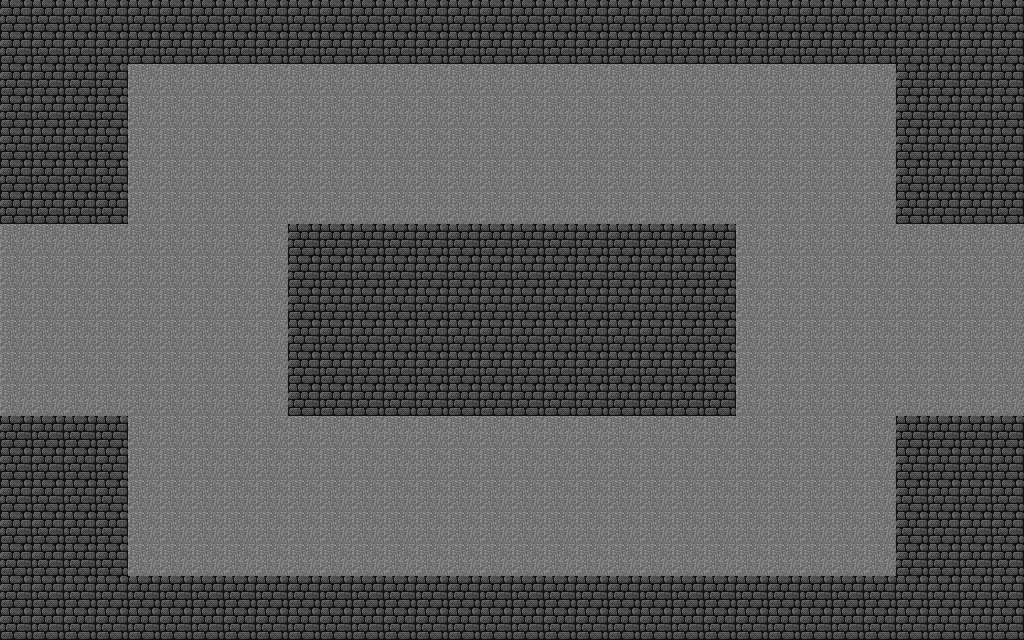

This is a level from a 2D game, rendered from its Tiled map with the project's own tilesets. A one-line summary and the complete map file follow:
An orthogonal 32x20 tile map with 32x32 px tiles, 1 tile layer (Tiles) and 7 objects.

<map version="1.0" orientation="orthogonal" renderorder="right-down" width="32" height="20" tilewidth="32" tileheight="32" nextobjectid="12">
 <tileset firstgid="1" name="tileset" tilewidth="32" tileheight="32" tilecount="117" columns="9">
  <image source="tileset.gif" width="288" height="416" />
 </tileset>
 <layer name="Tiles" width="32" height="20">
  <data encoding="csv">
95,95,95,95,95,95,95,95,95,95,95,95,95,95,95,95,95,95,95,95,95,95,95,95,95,95,95,95,95,95,95,95,
95,95,95,95,95,95,95,95,95,95,95,95,95,95,95,95,95,95,95,95,95,95,95,95,95,95,95,95,95,95,95,95,
95,95,95,95,91,91,91,91,91,91,91,91,91,91,91,91,91,91,91,91,91,91,91,91,91,91,91,91,95,95,95,95,
95,95,95,95,91,91,91,91,91,91,91,91,91,91,91,91,91,91,91,91,91,91,91,91,91,91,91,91,95,95,95,95,
95,95,95,95,91,91,91,91,91,91,91,91,91,91,91,91,91,91,91,91,91,91,91,91,91,91,91,91,95,95,95,95,
95,95,95,95,91,91,91,91,91,91,91,91,91,91,91,91,91,91,91,91,91,91,91,91,91,91,91,91,95,95,95,95,
95,95,95,95,91,91,91,91,91,91,91,91,91,91,91,91,91,91,91,91,91,91,91,91,91,91,91,91,95,95,95,95,
91,91,91,91,91,91,91,91,91,95,95,95,95,95,95,95,95,95,95,95,95,95,95,91,91,91,91,91,91,91,91,91,
91,91,91,91,91,91,91,91,91,95,95,95,95,95,95,95,95,95,95,95,95,95,95,91,91,91,91,91,91,91,91,91,
91,91,91,91,91,91,91,91,91,95,95,95,95,95,95,95,95,95,95,95,95,95,95,91,91,91,91,91,91,91,91,91,
91,91,91,91,91,91,91,91,91,95,95,95,95,95,95,95,95,95,95,95,95,95,95,91,91,91,91,91,91,91,91,91,
91,91,91,91,91,91,91,91,91,95,95,95,95,95,95,95,95,95,95,95,95,95,95,91,91,91,91,91,91,91,91,91,
91,91,91,91,91,91,91,91,91,95,95,95,95,95,95,95,95,95,95,95,95,95,95,91,91,91,91,91,91,91,91,91,
95,95,95,95,91,91,91,91,91,91,91,91,91,91,91,91,91,91,91,91,91,91,91,91,91,91,91,91,95,95,95,95,
95,95,95,95,91,91,91,91,91,91,91,91,91,91,91,91,91,91,91,91,91,91,91,91,91,91,91,91,95,95,95,95,
95,95,95,95,91,91,91,91,91,91,91,91,91,91,91,91,91,91,91,91,91,91,91,91,91,91,91,91,95,95,95,95,
95,95,95,95,91,91,91,91,91,91,91,91,91,91,91,91,91,91,91,91,91,91,91,91,91,91,91,91,95,95,95,95,
95,95,95,95,91,91,91,91,91,91,91,91,91,91,91,91,91,91,91,91,91,91,91,91,91,91,91,91,95,95,95,95,
95,95,95,95,95,95,95,95,95,95,95,95,95,95,95,95,95,95,95,95,95,95,95,95,95,95,95,95,95,95,95,95,
95,95,95,95,95,95,95,95,95,95,95,95,95,95,95,95,95,95,95,95,95,95,95,95,95,95,95,95,95,95,95,95
</data>
 </layer>
 <objectgroup name="Colliders">
  <object id="1" x="4" y="-2" width="1022" height="64" />
  <object id="4" x="-2" y="62" width="134" height="160" />
  <object id="6" x="-4" y="576" width="1030" height="62" />
  <object id="7" x="894" y="64" width="132" height="158" />
  <object id="8" x="0" y="418" width="130" height="156" />
  <object id="9" x="898" y="416" width="130" height="156" />
  <object id="10" x="284" y="224" width="450" height="188" />
 </objectgroup>
</map>
